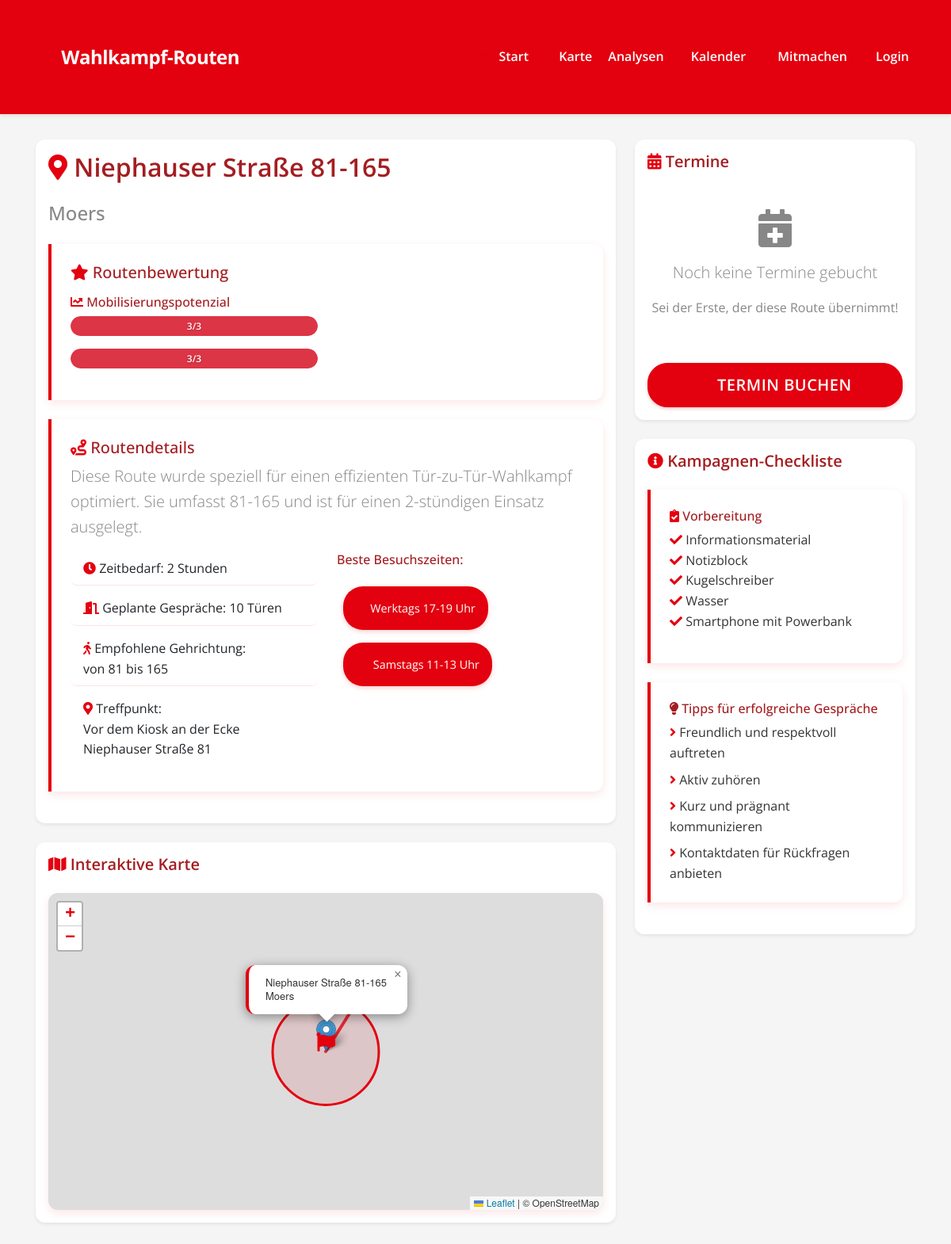
/route/1, run on the app's committed database.
### models.py (models this page shows, shortened)
class Route(db.Model):
    __tablename__ = 'route'
    id = db.Column(db.Integer, primary_key=True)
    city = db.Column(db.String(100), nullable=False)
    street = db.Column(db.String(200), nullable=False)
    house_numbers = db.Column(db.String(50), nullable=False)
    mobilization_index = db.Column(db.Integer, nullable=False)
    conviction_index = db.Column(db.Integer, nullable=False)
    households = db.Column(db.Integer)
    rental_percentage = db.Column(db.Float)
    lat = db.Column(db.Float, nullable=False)
    lon = db.Column(db.Float, nullable=False)
    meeting_point = db.Column(db.String(500))
    meeting_point_lat = db.Column(db.Float)
    meeting_point_lon = db.Column(db.Float)
    registrations = db.relationship('RouteRegistration', backref='route', lazy=True)
    max_volunteers = db.Column(db.Integer, default=4)
    is_active = db.Column(db.Boolean, default=True)

### app.py (the view)
@app.route('/route/<int:route_id>')
def route_detail(route_id):
    route = Route.query.get_or_404(route_id)
    registrations = RouteRegistration.query.filter_by(route_id=route_id).all()
    mapbox_token = app.config['MAPBOX_TOKEN']
    return render_template('route_detail.html',
                         route=route,
                         registrations=registrations,
                         mapbox_token=mapbox_token)

### templates/route_detail.html (shortened to what this page needs)
{% extends "base.html" %}
{% block head %}
<link rel="stylesheet" href="https://unpkg.com/leaflet@1.7.1/dist/leaflet.css">
{% endblock %}
{% block content %}
<div class="row">
    <div class="col-md-8">
        <div class="card shadow-sm mb-4">
            <div class="card-body">
                <h2 class="card-title">
                    <i class="fas fa-map-marker-alt"></i>
                    {{ route.street }} {{ route.house_numbers }}
                </h2>
                <h4 class="text-muted mb-4">{{ route.city }}</h4>
                <div class="highlight-box mb-4">
                    <h5 class="mb-3"><i class="fas fa-star"></i> Routenbewertung</h5>
                    <div class="row">
                        <div class="col-md-6">
                            <h6><i class="fas fa-chart-line"></i> Mobilisierungspotenzial</h6>
                            <div class="progress mb-3">
                                {% set mobilization_width = (route.mobilization_index/3*100)|round %}
                                <div class="progress-bar bg-danger"
                                     role="progressbar"
                                     style="width: {{ mobilization_width }}%"
                                     aria-valuenow="{{ mobilization_width }}"
                                     aria-valuemin="0"
                                     aria-valuemax="100">
                                    {{ route.mobilization_index }}/3
                                </div>
                            </div>
                            <div class="progress mb-3">
                                {% set conviction_width = (route.conviction_index/3*100)|round %}
                                <div class="progress-bar bg-danger"
                                     role="progressbar"
                                     style="width: {{ conviction_width }}%"
                                     aria-valuenow="{{ conviction_width }}"
                                     aria-valuemin="0"
                                     aria-valuemax="100">
                                    {{ route.conviction_index }}/3
                                </div>
                            </div>
                        </div>
                        <div class="col-md-6">
                        </div>
                    </div>
                </div>
                <div class="highlight-box">
                    <h5><i class="fas fa-route text-primary"></i> Routendetails</h5>
                    <p class="lead">
                        Diese Route wurde speziell für einen effizienten Tür-zu-Tür-Wahlkampf optimiert.
                        Sie umfasst {{ route.house_numbers }} und ist für einen 2-stündigen Einsatz ausgelegt.
                    </p>
                    <div class="row">
                        <div class="col-md-6">
                            <ul class="list-group list-group-flush">
                                <li class="list-group-item bg-transparent">
                                    <i class="fas fa-clock text-info"></i> Zeitbedarf: 2 Stunden
                                </li>
                                <li class="list-group-item bg-transparent">
                                    <i class="fas fa-door-open text-success"></i> Geplante Gespräche: 10 Türen
                                </li>
                                <li class="list-group-item bg-transparent">
                                    <i class="fas fa-walking text-primary"></i> Empfohlene Gehrichtung:
                                    <br>von {{ route.house_numbers.split('-')[0] }}
                                    bis {{ route.house_numbers.split('-')[1] }}
                                </li>
                                {% if route.meeting_point %}
                                <li class="list-group-item bg-transparent">
                                    <i class="fas fa-map-marker-alt text-danger"></i> Treffpunkt:
                                    <br>{{ route.meeting_point }}
                                </li>
                                {% endif %}
                            </ul>
                        </div>
                        <div class="col-md-6">
                            <h6 class="mb-3">Beste Besuchszeiten:</h6>
                            <span class="time-slot-badge">
                                <i class="fas fa-sun"></i> Werktags 17-19 Uhr
                            </span>
                            <span class="time-slot-badge">
                                <i class="fas fa-coffee"></i> Samstags 11-13 Uhr
                            </span>
                        </div>
                    </div>
                </div>
            </div>
        </div>
        <div class="card shadow-sm">
            <div class="card-body">
                <h5 class="card-title"><i class="fas fa-map"></i> Interaktive Karte</h5>
                <div id="map"></div>
            </div>
        </div>
    </div>
    <div class="col-md-4">
        <div class="card shadow-sm mb-4">
            <div class="card-body">
                <h5 class="card-title">
                    <i class="fas fa-calendar-alt text-primary"></i> Termine
                </h5>
                {% if registrations %}
                <div class="list-group">
                    {% for reg in registrations %}
                    <div class="list-group-item">
                        <div class="d-flex justify-content-between align-items-center">
                            <div>
                                <h6 class="mb-1">
                                    <i class="fas fa-user text-info"></i>
                                    {{ reg.volunteer.name }}
                                </h6>
                                <small class="text-muted">
                                    <i class="fas fa-calendar"></i>
                                    {{ reg.date.strftime('%d.%m.%Y') }}
                                    <br>
                                    <i class="fas fa-clock"></i>
                                    {{ reg.time_slot }}
                                </small>
                            </div>
                            <span class="badge bg-success">Bestätigt</span>
                        </div>
                    </div>
                    {% endfor %}
                </div>
                {% else %}
                <div class="text-center py-4">
                    <i class="fas fa-calendar-plus text-muted fa-3x mb-3"></i>
                    <p class="lead">Noch keine Termine gebucht</p>
                    <p class="text-muted">Sei der Erste, der diese Route übernimmt!</p>
                </div>
                {% endif %}
                <a href="{{ url_for('register') }}?route={{ route.id }}"
                   class="btn btn-primary btn-lg mt-3 w-100">
                    <i class="fas fa-plus"></i> Termin buchen
                </a>
            </div>
        </div>
        <div class="card shadow-sm">
            <div class="card-body">
                <h5 class="card-title">
                    <i class="fas fa-info-circle text-info"></i> Kampagnen-Checkliste
                </h5>
                <div class="highlight-box">
                    <h6><i class="fas fa-clipboard-check text-success"></i> Vorbereitung</h6>
                    <ul class="list-unstyled">
                        <li><i class="fas fa-check text-success"></i> Informationsmaterial</li>
                        <li><i class="fas fa-check text-success"></i> Notizblock</li>
                        <li><i class="fas fa-check text-success"></i> Kugelschreiber</li>
                        <li><i class="fas fa-check text-success"></i> Wasser</li>
                        <li><i class="fas fa-check text-success"></i> Smartphone mit Powerbank</li>
                    </ul>
                </div>
                <div class="highlight-box mt-3">
                    <h6><i class="fas fa-lightbulb text-warning"></i> Tipps für erfolgreiche Gespräche</h6>
                    <ul class="list-unstyled mb-0">
                        <li class="mb-2"><i class="fas fa-angle-right"></i> Freundlich und respektvoll auftreten</li>
                        <li class="mb-2"><i class="fas fa-angle-right"></i> Aktiv zuhören</li>
                        <li class="mb-2"><i class="fas fa-angle-right"></i> Kurz und prägnant kommunizieren</li>
                        <li><i class="fas fa-angle-right"></i> Kontaktdaten für Rückfragen anbieten</li>
                    </ul>
                </div>
            </div>
        </div>
    </div>
</div>
{% endblock %}

### templates/base.html (style rules this page uses)
:root { --spd-red: #E3000F; --spd-dark-red: #A41D21; --spd-gray: #878787; --spd-light-gray: #f5f5f5; --spd-white: #ffffff; }
body { background-color: var(--spd-light-gray); font-family: 'Open Sans', -apple-system, BlinkMacSystemFont, "Segoe UI", Roboto, "Helvetica Neue", Arial, sans-serif; color: #333; line-height: 1.6; }
.btn-primary { background-color: var(--spd-red); border-color: var(--spd-red); border-radius: 25px; padding: 0.75rem 1.5rem; font-weight: 600; text-transform: uppercase; letter-spacing: 0.5px; transition: all 0.3s ease; box-shadow: 0 2px 4px rgba(227, 0, 15, 0.2); }
.card { border: none; border-radius: 12px; box-shadow: 0 4px 6px rgba(0, 0, 0, 0.1); transition: transform 0.3s ease, box-shadow 0.3s ease; }
.card-title { color: var(--spd-dark-red); font-weight: 700; margin-bottom: 1.5rem; }
.progress { height: 10px; border-radius: 5px; background-color: rgba(227, 0, 15, 0.1); margin-bottom: 0.5rem; }
.progress-bar { background-color: var(--spd-red); border-radius: 5px; transition: width 0.3s ease; }

### templates/route_detail.html (style rules this page uses)
:root { --spd-red: #E3000F; --spd-dark-red: #A41D21; --spd-gray: #878787; --spd-light-gray: #f5f5f5; --spd-white: #ffffff; }
.progress { height: 25px; background-color: rgba(227, 0, 15, 0.1); border-radius: 25px; margin-bottom: 1rem; }
.progress-bar { line-height: 25px; font-weight: 600; background-color: var(--spd-red); border-radius: 25px; text-shadow: 0 1px 2px rgba(0, 0, 0, 0.2); }
#map { height: 400px; width: 100%; border-radius: 12px; box-shadow: 0 4px 12px rgba(227, 0, 15, 0.1); }
.highlight-box { background-color: var(--spd-white); border-left: 4px solid var(--spd-red); padding: 1.5rem; margin: 1.5rem 0; border-radius: 0 12px 12px 0; box-shadow: 0 4px 12px rgba(227, 0, 15, 0.1); }
.time-slot-badge { background-color: var(--spd-red); color: var(--spd-white); padding: 0.75rem 1.25rem; border-radius: 25px; font-size: 0.9rem; margin: 0.5rem; display: inline-block; transition: all 0.3s; box-shadow: 0 2px 6px rgba(227, 0, 15, 0.2); }
.card { background-color: var(--spd-white); border: none; border-radius: 12px; box-shadow: 0 4px 12px rgba(227, 0, 15, 0.1); transition: transform 0.3s, box-shadow 0.3s; }
.btn-primary { background-color: var(--spd-red); border-color: var(--spd-red); border-radius: 25px; padding: 0.75rem 1.5rem; font-weight: 600; text-transform: uppercase; letter-spacing: 0.5px; transition: all 0.3s; color: var(--spd-white); }
.list-group-item { border-radius: 8px; margin-bottom: 0.5rem; border: 1px solid rgba(227, 0, 15, 0.1); transition: all 0.3s; background-color: var(--spd-white); }
.card-title { color: var(--spd-dark-red); font-weight: 600; margin-bottom: 1.5rem; }
.lead { color: var(--spd-gray); line-height: 1.6; }
.text-muted { color: var(--spd-gray) !important; }
.fas { color: var(--spd-red); }
h2, h3, h4, h5, h6 { color: var(--spd-dark-red); }
.text-primary, .text-success, .text-info, .text-danger { color: var(--spd-red) !important; }
.text-warning { color: var(--spd-dark-red) !important; }
@media (hover: none) { .btn-primary, .time-slot-badge, .list-group-item { -webkit-tap-highlight-color: transparent; touch-action: manipulation; } }
@media (hover: none) { .time-slot-badge { padding: 1rem; } }

### data on the page
Route: street "Niephauser Straße", house_numbers "81-165", city "Moers", mobilization_index "3", conviction_index "3", house_numbers "81", house_numbers "165", meeting_point "Vor dem Kiosk an der Ecke Niephauser Straße 81"
